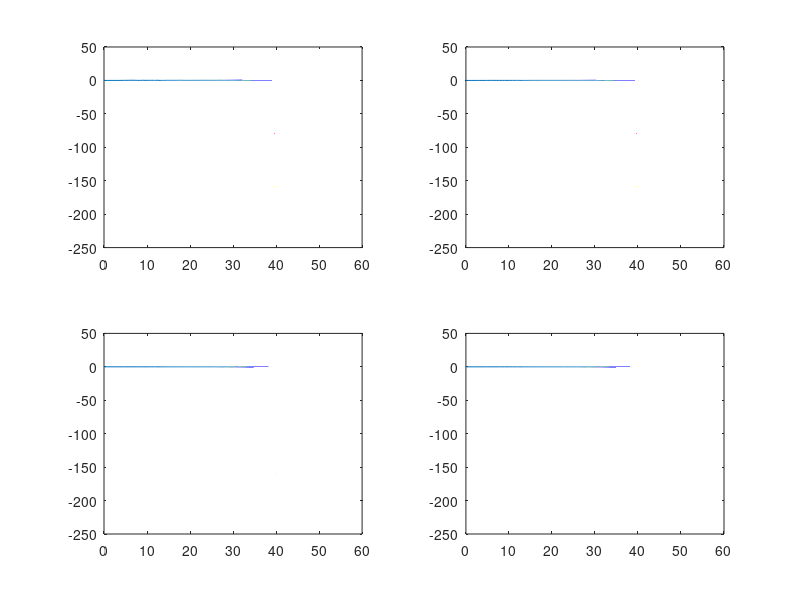

This chart was generated by the following MATLAB code:
ht=50;
hr=15;
f=900e6;
c=3e8;
w=c/f;
GR=[1, 0.316, 0.1, 0.01];
Gl=1;
R=-1;
i=1;
figure(1);
d=[1:1:1000000];
l=(d.^2+(ht-hr)^2).^0.5;
r=(d.^2+(ht+hr)^2).^0.5;
p=2*pi/w*(r-1);
dc=4*ht*hr/w;
dn=[dc:1:999995];
for i=1:1:4,
    Gr=GR(i);
    Vec=Gl./1+R*Gr./r.*exp(p*sqrt(-1));
    Pr=(w/4/pi)^2*(abs(Vec)).^2;
    subplot(2,2,i);
    plot(10*log10(d),10*log10(Pr)-10*log10(Pr(1)));
    hold on;
    plot(10*log10(dn), -20*log10(dn));
    plot(10*log10(dn), -40*log10(dn));
end
hold off
